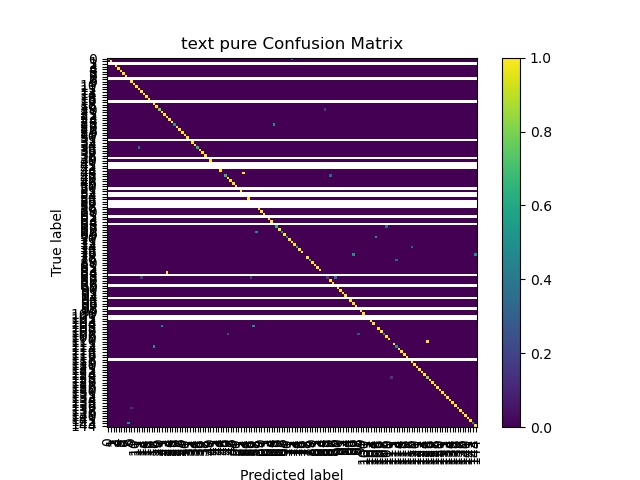
#> input picture text pure Confusion Matrix.jpg, 640 x 480 px; its folder holds only this picture in this run
$ python -i data_augmentation.py   (imports and definitions only)
#> lines starting #> are read from the running program, lines starting #| are printed output that depends on the picture
#> further down, picture is the input picture: PIL image 640x480 RGB; mean R, G, B 169.5, 146.3, 175
# -*- coding:utf-8 -*-
"""数据增强
   1. 翻转变换 flip
   2. 随机修剪 random crop
   3. 色彩抖动 color jittering
   4. 平移变换 shift
   5. 尺度变换 scale
   6. 对比度变换 contrast
   7. 噪声扰动 noise
   8. 旋转变换/反射变换 Rotation/reflection
"""

from PIL import Image, ImageEnhance, ImageOps, ImageFile
import numpy as np
import random
import threading, os, time
import logging

# logger = logging.getLogger(__name__)
# ImageFile.LOAD_TRUNCATED_IMAGES = True


class DataAugmentation:
    """
    包含数据增强的八种方式
    """


    def __init__(self):
        pass

    @staticmethod
    def openImage(image):
        return Image.open(image, mode="r")

    @staticmethod
    def randomRotation(image, mode=Image.BICUBIC):
        """
         对图像进行随机任意角度(0~360度)旋转
        :param mode 邻近插值,双线性插值,双三次B样条插值(default)
        :param image PIL的图像image
        :return: 旋转转之后的图像
        """
        random_angle = np.random.randint(1, 360)
        return image.rotate(random_angle)#, mode

    @staticmethod
    def randomCrop(image):
        """
        对图像随意剪切,考虑到图像大小范围(256,256),使用一个一个大于(128*128)的窗口进行截图
        :param image: PIL的图像image
        :return: 剪切之后的图像

        """
        image_width = image.size[0]
        image_height = image.size[1]
        crop_win_size = np.random.randint(220, 256) # cropping size region
        random_region = (
            (image_width - crop_win_size) >> 1, (image_height - crop_win_size) >> 1, (image_width + crop_win_size) >> 1,
            (image_height + crop_win_size) >> 1)
        return image.crop(random_region)

    @staticmethod
    def randomColor(image):
        """
        对图像进行颜色抖动
        :param image: PIL的图像image
        :return: 有颜色色差的图像image
        """
        random_factor = np.random.randint(0, 31) / 10.  # 随机因子
        color_image = ImageEnhance.Color(image).enhance(random_factor)  # 调整图像的饱和度
        random_factor = np.random.randint(10, 21) / 10.  # 随机因子
        brightness_image = ImageEnhance.Brightness(color_image).enhance(random_factor)  # 调整图像的亮度
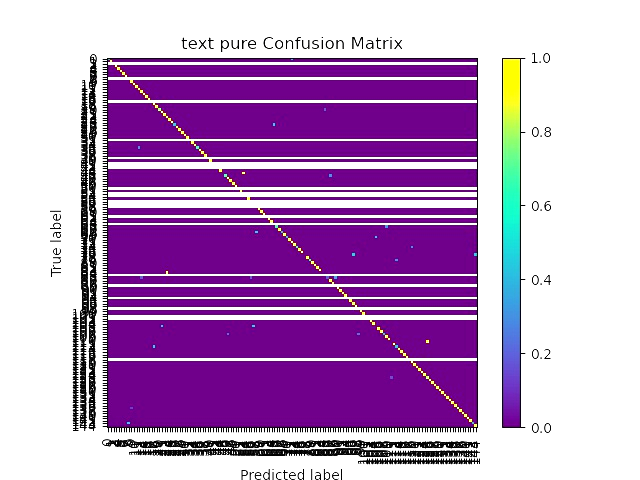
#> brightness_image: PIL image 640x480 RGB; mean R, G, B 187.2, 149, 197.6
        random_factor = np.random.randint(10, 21) / 10.  # 随机因1子
        contrast_image = ImageEnhance.Contrast(brightness_image).enhance(random_factor)  # 调整图像对比度
        random_factor = np.random.randint(0, 31) / 10.  # 随机因子
        return ImageEnhance.Sharpness(contrast_image).enhance(random_factor)  # 调整图像锐度
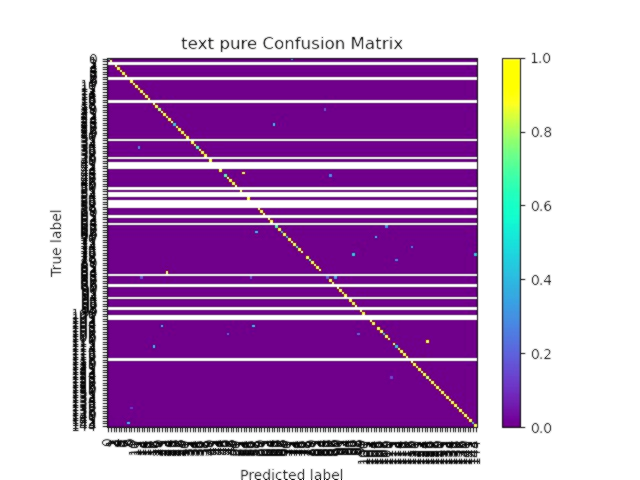
#> returned value: PIL image 640x480 RGB; mean R, G, B 187, 148.9, 197.5

    # @staticmethod
    # def randomGaussian(image, mean=0.2, sigma=0.3):
    #     """
    #      对图像进行高斯噪声处理
    #     :param image:
    #     :return:
    #     """

    #     def gaussianNoisy(im, mean=0.2, sigma=0.3):
    #         """
    #         对图像做高斯噪音处理
    #         :param im: 单通道图像
    #         :param mean: 偏移量
    #         :param sigma: 标准差
    #         :return:
    #         """
    #         for _i in range(len(im)):
    #             im[_i] += random.gauss(mean, sigma)
    #         return im

    #     # 将图像转化成数组
    #     img = np.asarray(image)
    #     img.flags.writeable = True  # 将数组改为读写模式
    #     width, height = img.shape[:2]
    #     img_r = gaussianNoisy(img[:, :, 0].flatten(), mean, sigma)
    #     img_g = gaussianNoisy(img[:, :, 1].flatten(), mean, sigma)
    #     img_b = gaussianNoisy(img[:, :, 2].flatten(), mean, sigma)
    #     img[:, :, 0] = img_r.reshape([width, height])
    #     img[:, :, 1] = img_g.reshape([width, height])
    #     img[:, :, 2] = img_b.reshape([width, height])
    #     return Image.fromarray(np.uint8(img))

    @staticmethod
    def saveImage(image, path):
        image.save(path)


# [69 lines of commented-out code are left out]

>>> from PIL import Image
>>> picture = Image.open('../text pure Confusion Matrix.jpg')
>>> result = DataAugmentation().randomColor(picture)
